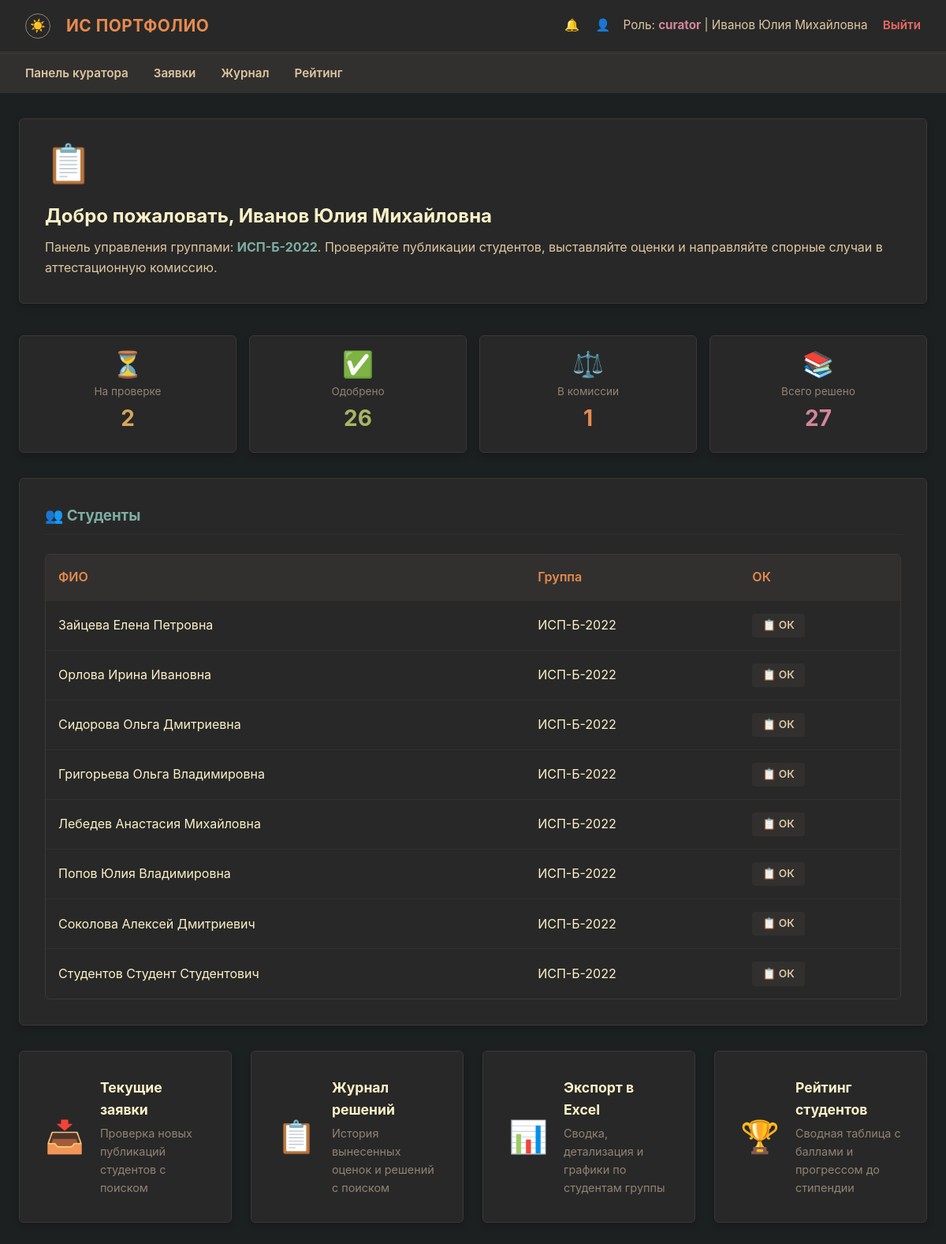
The page /curator/dashboard (signed in) on the database its author committed.
### models.py (models this page shows, shortened)
class User(db.Model, UserMixin):
    __tablename__ = 'users'
    id: int = db.Column(db.Integer, primary_key=True)
    username: str = db.Column(db.String(50), unique=True, nullable=False)
    password_hash: str = db.Column(db.String(256), nullable=False)
    role: str = db.Column(db.String(20), nullable=False)
    last_name: Optional[str] = db.Column(db.String(50), nullable=True)
    first_name: Optional[str] = db.Column(db.String(50), nullable=True)
    patronymic: Optional[str] = db.Column(db.String(50), nullable=True)
    group_name: Optional[str] = db.Column(db.String(20), nullable=True)
    group_id: Optional[int] = db.Column(db.Integer, db.ForeignKey('groups.id'), nullable=True)
    events = db.relationship('Event', backref='student', lazy=True, cascade='all, delete-orphan')
    notifications = db.relationship('Notification', backref='user', lazy=True, cascade='all, delete-orphan')
    scholarship_requests = db.relationship('ScholarshipRequest', backref='student', lazy=True, cascade='all, delete-orphan')
    curated_groups = db.relationship('Group', foreign_keys='Group.curator_id',
                                     back_populates='curator', lazy='select')
    @property
    def full_name(self) -> str:
        return ' '.join(filter(None, [self.last_name, self.first_name, self.patronymic])) or self.username

class Group(db.Model):
    __tablename__ = 'groups'
    id: int = db.Column(db.Integer, primary_key=True)
    name: str = db.Column(db.String(20), unique=True, nullable=False)
    group_number: Optional[str] = db.Column(db.String(10), nullable=True)
    specialty_id: Optional[int] = db.Column(db.Integer, db.ForeignKey('specialties.id'), nullable=True)
    specialty_name: str = db.Column(db.String(200), nullable=False)
    specialty_code: str = db.Column(db.String(20), nullable=False)
    budget_type: Optional[str] = db.Column(db.String(10), nullable=True)
    start_year: Optional[int] = db.Column(db.Integer, nullable=True)
    course: int = db.Column(db.Integer, nullable=False)
    department: Optional[str] = db.Column(db.String(100), nullable=True)
    form_of_study: str = db.Column(db.String(50), default='очная')
    start_date: Optional[datetime] = db.Column(db.Date, nullable=True)
    end_date: Optional[datetime] = db.Column(db.Date, nullable=True)
    curator_id: Optional[int] = db.Column(db.Integer, db.ForeignKey('users.id'), nullable=True)
    created_at: datetime = db.Column(db.DateTime, default=datetime.utcnow)
    curator = db.relationship('User', foreign_keys=[curator_id], back_populates='curated_groups', lazy=True)

### routes/curator.py (the view)
    @app.route('/curator/dashboard', methods=['GET'])
    @login_required
    def curator_dashboard():
        if current_user.role != 'curator':
            return "Доступ ограничен", 403
        stats = get_curator_dashboard_stats(current_user)
        groups = current_user.curated_groups
        students = get_curator_students(current_user)
        return render_template('curator.html',
                               pending_count=stats['pending'],
                               approved_count=stats['approved'],
                               disputed_count=stats['disputed'],
                               total_resolved=stats['total_resolved'],
                               groups=groups,
                               students=students)

### helpers.py (called while the page is built)
def generate_csrf_token() -> str:
    if '_csrf_token' not in session:
        session['_csrf_token'] = secrets.token_hex(CSRF_TOKEN_BYTES)
    return session['_csrf_token']

### services/curator_service.py (called while the page is built)
def _group_ids_from_user(user: User) -> List[int]:
    return [g.id for g in user.curated_groups]

def get_curator_students(user: User) -> List[User]:
    gids = _group_ids_from_user(user)
    if not gids:
        return []
    return User.query.filter(
        User.role == 'student',
        User.group_id.in_(gids)
    ).all()

def get_curator_student_ids(user: User) -> List[int]:
    return [s.id for s in get_curator_students(user)]

def get_curator_dashboard_stats(user: User) -> dict:
    ids = get_curator_student_ids(user)
    if not ids:
        return {'pending': 0, 'approved': 0, 'disputed': 0, 'rejected': 0, 'total_resolved': 0}
    base = Event.query.filter(Event.student_id.in_(ids))
    pending = base.filter(Event.status == EventStatus.PENDING).count()
    approved = base.filter(Event.status == EventStatus.APPROVED).count()
    disputed = base.filter(Event.status == EventStatus.DISPUTED).count()
    rejected = base.filter(Event.status == EventStatus.REJECTED).count()
    return {
        'pending': pending, 'approved': approved, 'disputed': disputed,
        'rejected': rejected, 'total_resolved': approved + disputed + rejected,
    }

### templates/curator.html (shortened to what this page needs)
{% extends 'base.html' %}
{% block content %}
<div class="form-card" style="margin-bottom: 2.5rem;">
    <div class="flex-row">
        <div class="welcome-icon">📋</div>
        <div>
            <h2 class="welcome-title">Добро пожаловать, {% if current_user.last_name or current_user.first_name %}{{ current_user.last_name or '' }} {{ current_user.first_name or '' }} {{ current_user.patronymic or '' }}{% else %}{{ current_user.username }}{% endif %}</h2>
            <p class="welcome-text">
                Панель управления группами{% if groups %}: <strong style="color: var(--blue);">{% for g in groups %}{{ g.name }}{% if not loop.last %}, {% endif %}{% endfor %}</strong>{% endif %}.
                Проверяйте публикации студентов, выставляйте оценки
                и направляйте спорные случаи в аттестационную комиссию.
            </p>
        </div>
    </div>
</div>
<div class="stat-grid">
    <div class="form-card stat-card">
        <div class="stat-icon">⏳</div>
        <div class="stat-label">На проверке</div>
        <div class="stat-value c-yellow">{{ pending_count }}</div>
    </div>
    <div class="form-card stat-card">
        <div class="stat-icon">✅</div>
        <div class="stat-label">Одобрено</div>
        <div class="stat-value c-green">{{ approved_count }}</div>
    </div>
    <div class="form-card stat-card">
        <div class="stat-icon">⚖️</div>
        <div class="stat-label">В комиссии</div>
        <div class="stat-value c-orange">{{ disputed_count }}</div>
    </div>
    <div class="form-card stat-card">
        <div class="stat-icon">📚</div>
        <div class="stat-label">Всего решено</div>
        <div class="stat-value c-purple">{{ total_resolved }}</div>
    </div>
</div>
{% if students %}
<div class="form-card" style="margin-bottom: 2rem;">
    <h3 class="section-heading">👥 Студенты</h3>
    <div class="table-responsive">
        <table>
            <thead>
                <tr>
                    <th>ФИО</th>
                    <th>Группа</th>
                    <th>ОК</th>
                </tr>
            </thead>
            <tbody>
                {% for s in students %}
                <tr>
                    <td>{{ s.full_name }}</td>
                    <td>{{ s.group_name or '—' }}</td>
                    <td>
                        <a href="{{ url_for('curator_student_ok', student_id=s.id) }}" class="btn"
                           style="padding: 0.2rem 0.75rem; font-size: 0.85rem; background: var(--bg2); color: var(--fg1); text-decoration: none;">
                            📋 ОК
                        </a>
                    </td>
                </tr>
                {% endfor %}
            </tbody>
        </table>
    </div>
</div>
{% endif %}
<div class="action-grid">
    <a href="{{ url_for('curator_pending') }}" class="form-card action-card">
        <div class="action-icon">📥</div>
        <div>
            <h3>Текущие заявки</h3>
            <p>Проверка новых публикаций студентов с поиском</p>
        </div>
    </a>
    <a href="{{ url_for('curator_resolved') }}" class="form-card action-card">
        <div class="action-icon">📋</div>
        <div>
            <h3>Журнал решений</h3>
            <p>История вынесенных оценок и решений с поиском</p>
        </div>
    </a>
    <a href="{{ url_for('curator_export') }}" class="form-card action-card">
        <div class="action-icon">📊</div>
        <div>
            <h3>Экспорт в Excel</h3>
            <p>Сводка, детализация и графики по студентам группы</p>
        </div>
    </a>
    <a href="{{ url_for('rating') }}" class="form-card action-card">
        <div class="action-icon">🏆</div>
        <div>
            <h3>Рейтинг студентов</h3>
            <p>Сводная таблица с баллами и прогрессом до стипендии</p>
        </div>
    </a>
</div>
{% endblock %}

### templates/base.html (shortened to what this page needs)
<!DOCTYPE html>
<html lang="ru">
<head>
    <link rel="stylesheet" href="{{ url_for('static', filename='css/style.css') }}">
</head>
<body>
    {% if current_user.is_authenticated %}
    <nav class="navbar">
        <div class="navbar-brand">
            <button class="theme-toggle" id="themeToggle" title="Сменить тему">☀️</button>
            ИС Портфолио
        </div>
        <div class="navbar-user">
            <a href="{{ url_for('notifications') }}" style="color: var(--fg1); text-decoration: none; margin-right: 1rem; position: relative;">
                🔔
            </a>
            <a href="{{ url_for('profile') }}" style="color: var(--fg1); text-decoration: none; margin-right: 0.75rem;">👤</a>
            Роль: <strong>{{ current_user.role }}</strong> |
            {% if current_user.last_name or current_user.first_name %}
            {{ current_user.last_name or '' }} {{ current_user.first_name or '' }} {{ current_user.patronymic or '' }}
            {% else %}
            {{ current_user.username }}
            {% endif %}
            <a href="{{ url_for('logout') }}" class="logout-link">Выйти</a>
        </div>
    </nav>
    <nav class="role-nav">
        <ul>
            {% if current_user.role == 'admin' %}
            <li><a href="{{ url_for('admin_dashboard') }}">Панель</a></li>
            <li><a href="{{ url_for('admin_users') }}">Пользователи</a></li>
            <li><a href="{{ url_for('admin_groups') }}">Группы</a></li>
            <li><a href="{{ url_for('admin_audit') }}">Аудит</a></li>
            {% elif current_user.role == 'student' %}
            <li><a href="{{ url_for('student_dashboard') }}">Моя панель</a></li>
            <li><a href="{{ url_for('student_create') }}">Создать пост</a></li>
            <li><a href="{{ url_for('student_history') }}">История</a></li>
            <li><a href="{{ url_for('rating') }}">Рейтинг</a></li>
            {% elif current_user.role == 'curator' %}
            <li><a href="{{ url_for('curator_dashboard') }}">Панель куратора</a></li>
            <li><a href="{{ url_for('curator_pending') }}">Заявки</a></li>
            <li><a href="{{ url_for('curator_resolved') }}">Журнал</a></li>
            <li><a href="{{ url_for('rating') }}">Рейтинг</a></li>
            {% elif current_user.role == 'commission' %}
            <li><a href="{{ url_for('commission_dashboard') }}">Панель комиссии</a></li>
            <li><a href="{{ url_for('commission_disputes') }}">Споры</a></li>
            <li><a href="{{ url_for('commission_scholarships') }}">Стипендии</a></li>
            <li><a href="{{ url_for('commission_archive') }}">Архив</a></li>
            {% endif %}
        </ul>
    </nav>
    {% endif %}
    <div class="container">
        {% block content %}{% endblock %}
    </div>
</body>
</html>

### static/css/style.css (style rules this page uses)
:root { --bg0: #1d2021; --bg1: #282828; --bg2: #32302f; --bg3: #3c3836; --fg0: #fbf1c7; --fg1: #ddc7a1; --red: #ea6962; --green: #a9b665; --yellow: #d8a657; --blue: #7daea3; --orange: #e78a4e; --purple: #d3869b; --gray: #928374; }
* { box-sizing: border-box; margin: 0; padding: 0; }
body { background-color: var(--bg0); color: var(--fg0); font-family: -apple-system, BlinkMacSystemFont, "Segoe UI", Roboto, Helvetica, Arial, sans-serif; font-size: 16px; line-height: 1.6; padding-bottom: 3rem; }
.navbar { background-color: var(--bg1); padding: 1rem 2rem; display: flex; justify-content: space-between; align-items: center; border-bottom: 2px solid var(--bg2); box-shadow: 0 4px 6px rgba(0, 0, 0, 0.3); }
.navbar-brand { display: flex; align-items: center; gap: 0.5rem; font-weight: 700; color: var(--orange); font-size: 1.3rem; letter-spacing: 0.5px; text-transform: uppercase; }
.navbar-user { color: var(--fg1); font-size: 0.95rem; }
.navbar-user strong { color: var(--purple); }
.logout-link { color: var(--red); text-decoration: none; margin-left: 15px; font-weight: 600; border-bottom: 1px dashed transparent; transition: border-color 0.2s ease; }
.role-nav { background-color: var(--bg2); padding: 0.75rem 2rem; border-top: 1px solid var(--bg3); }
.role-nav ul { list-style: none; display: flex; gap: 2rem; margin: 0; }
.role-nav li { display: inline; }
.role-nav a { color: var(--fg1); text-decoration: none; font-weight: 600; font-size: 0.95rem; padding: 0.5rem 0; border-bottom: 2px solid transparent; transition: border-color 0.2s ease, color 0.2s ease; }
.container { max-width: 1200px; margin: 2rem auto; padding: 0 1.5rem; }
.form-card { background-color: var(--bg1); border: 1px solid var(--bg3); border-radius: 6px; padding: 2rem; margin-bottom: 2rem; box-shadow: 0 4px 10px rgba(0, 0, 0, 0.2); }
.btn { display: inline-block; padding: 0.75rem 1.5rem; border: 1px solid transparent; border-radius: 4px; cursor: pointer; font-weight: 600; font-size: 0.95rem; text-align: center; text-decoration: none; transition: opacity 0.15s ease, transform 0.1s ease; }
.table-responsive { width: 100%; overflow-x: auto; background-color: var(--bg1); border: 1px solid var(--bg3); border-radius: 6px; margin-top: 1.5rem; }
table { width: 100%; border-collapse: collapse; text-align: left; }
th, td { padding: 1rem; border-bottom: 1px solid var(--bg2); }
th { background-color: var(--bg2); color: var(--orange); font-weight: 600; }
tr:last-child td { border-bottom: none; }
.theme-toggle { background: none; border: 1px solid var(--gray); border-radius: 50%; width: 32px; height: 32px; display: inline-flex; align-items: center; justify-content: center; cursor: pointer; font-size: 1rem; line-height: 1; color: var(--fg1); margin-right: 0.75rem; vertical-align: middle; }
.flex-row { display: flex; align-items: center; gap: 1.5rem; flex-wrap: wrap; }
.stat-grid { display: grid; grid-template-columns: repeat(auto-fit, minmax(140px, 1fr)); gap: 1rem; margin-bottom: 2rem; }
.action-grid { display: grid; grid-template-columns: repeat(auto-fit, minmax(260px, 1fr)); gap: 1.5rem; margin-bottom: 2rem; }
.stat-card { margin: 0; text-align: center; padding: 1.25rem; }
.stat-card .stat-icon { font-size: 2rem; line-height: 1; }
.stat-card .stat-label { color: var(--gray); font-size: 0.85rem; margin-top: 0.5rem; }
.stat-card .stat-value { font-size: 1.75rem; font-weight: bold; }
.stat-value.c-green { color: var(--green); }
.stat-value.c-yellow { color: var(--yellow); }
.stat-value.c-orange { color: var(--orange); }
.stat-value.c-purple { color: var(--purple); }
.welcome-icon { font-size: 3rem; line-height: 1; }
.welcome-title { color: var(--fg0); margin: 0 0 0.5rem 0; }
.welcome-text { color: var(--fg1); margin: 0; }
.action-card { margin: 0; display: flex; align-items: center; gap: 1.25rem; text-decoration: none; transition: transform 0.15s ease; cursor: pointer; }
.action-card .action-icon { font-size: 2.5rem; line-height: 1; }
.action-card h3 { color: var(--fg0); margin: 0 0 0.25rem 0; font-size: 1.1rem; }
.action-card p { color: var(--gray); margin: 0; font-size: 0.9rem; }
.section-heading { margin-bottom: 1.5rem; color: var(--blue); border-bottom: 1px solid var(--bg2); padding-bottom: 0.5rem; }

### rows shown on the page
User: role "curator", last_name "Иванов", first_name "Юлия", patronymic "Михайловна"
Group: name "ИСП-Б-2022"
User: full_name "Зайцева Елена Петровна", group_name "ИСП-Б-2022"
User: full_name "Орлова Ирина Ивановна", group_name "ИСП-Б-2022"
User: full_name "Сидорова Ольга Дмитриевна", group_name "ИСП-Б-2022"
User: full_name "Григорьева Ольга Владимировна", group_name "ИСП-Б-2022"
User: full_name "Лебедев Анастасия Михайловна", group_name "ИСП-Б-2022"
User: full_name "Попов Юлия Владимировна", group_name "ИСП-Б-2022"
User: full_name "Соколова Алексей Дмитриевич", group_name "ИСП-Б-2022"
User: full_name "Студентов Студент Студентович", group_name "ИСП-Б-2022"

### other values the page prints
{{ pending_count }} "2"
{{ approved_count }} "26"
{{ disputed_count }} "1"
{{ total_resolved }} "27"
